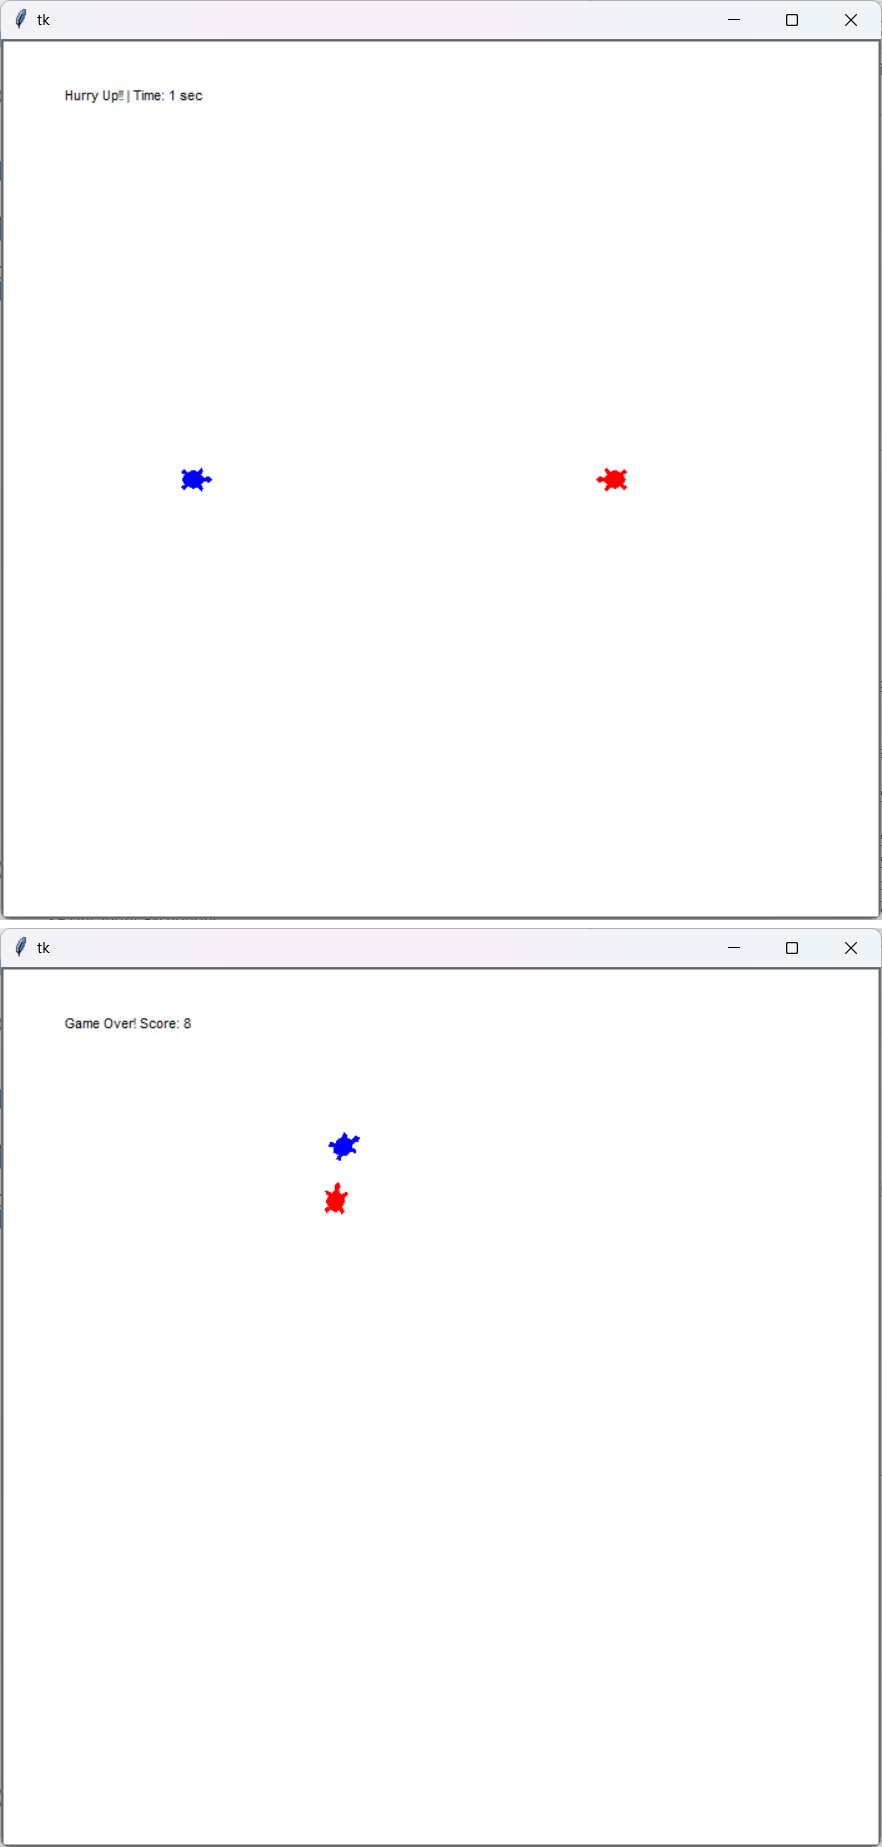

This chart was generated by the following Python code:
# This example is not working in Spyder directly (F5 or Run)
# Please type '!python turtle_runaway.py' on IPython console in your Spyder.
import tkinter as tk
import turtle, random
import time

class RunawayGame:
    def __init__(self, canvas, runner, chaser, catch_radius=50):
        self.canvas = canvas
        self.runner = runner
        self.chaser = chaser
        self.catch_radius2 = catch_radius**2
        self.start_time = None
        self.score = None

        # Initialize 'runner' and 'chaser'
        self.runner.shape('turtle')
        self.runner.color('blue')
        self.runner.penup()

        self.chaser.shape('turtle')
        self.chaser.color('red')
        self.chaser.penup()

        # Instantiate an another turtle for drawing
        self.drawer = turtle.RawTurtle(canvas)
        self.drawer.hideturtle()
        self.drawer.penup()

    def is_catched(self):
        p = self.runner.pos()
        q = self.chaser.pos()
        dx, dy = p[0] - q[0], p[1] - q[1]
        return dx**2 + dy**2 < self.catch_radius2

    def start(self, init_dist=400, ai_timer_msec=100):
        self.runner.setpos((-init_dist / 2, 0))
        self.runner.setheading(0)
        self.chaser.setpos((+init_dist / 2, 0))
        self.chaser.setheading(180)

        # TODO) You can do something here and follows.
        self.show_you()
        
        self.start_time = time.time()
        self.ai_timer_msec = ai_timer_msec
        self.canvas.ontimer(self.remove_you, 3000)
        self.canvas.ontimer(self.step, self.ai_timer_msec)

    def show_you(self):
        # runner 위에 'YOU'를 표시
        self.drawer.penup()
        self.drawer.setpos(self.runner.pos())
        self.drawer.write("YOU", align="center", font=("Arial", 20, "bold"))

    def remove_you(self):
        # 'YOU' 지우기
        self.drawer.undo()

    def step(self):
        self.runner.run_ai(self.chaser.pos(), self.chaser.heading())
        self.chaser.run_ai(self.runner.pos(), self.runner.heading())

        # TODO) You can do something here and follows.
        is_catched = self.is_catched()
        elapsed_time = int(time.time() - self.start_time)

        if is_catched:
            self.drawer.undo()
            self.drawer.penup()
            self.drawer.setpos(-300, 300)
            self.score = elapsed_time
            self.drawer.write(f'Game Over! Score: {self.score}')
        else:
            self.drawer.undo()
            self.drawer.penup()
            self.drawer.setpos(-300, 300)
            self.drawer.write(f'Hurry Up!! | Time: {elapsed_time} sec')

            # Note) The following line should be the last of this function to keep the game playing
            self.canvas.ontimer(self.step, self.ai_timer_msec)

class ManualMover(turtle.RawTurtle):
    def __init__(self, canvas, step_move=10, step_turn=10):
        super().__init__(canvas)
        self.step_move = step_move
        self.step_turn = step_turn

        # Register event handlers
        canvas.onkeypress(lambda: self.forward(self.step_move), 'Up')
        canvas.onkeypress(lambda: self.backward(self.step_move), 'Down')
        canvas.onkeypress(lambda: self.left(self.step_turn), 'Left')
        canvas.onkeypress(lambda: self.right(self.step_turn), 'Right')
        canvas.listen()

    def run_ai(self, opp_pos, opp_heading):
        pass

class RandomMover(turtle.RawTurtle):
    def __init__(self, canvas, step_move=10, step_turn=10):
        super().__init__(canvas)
        self.step_move = step_move
        self.step_turn = step_turn

    def run_ai(self, opp_pos, opp_heading):
        x, y = self.pos()
        target_x, target_y = opp_pos
        angle_to_target = self.towards(target_x, target_y)
        self.setheading(angle_to_target)
        self.forward(self.step_move)
        
        # mode = random.randint(0, 5)
        # if mode >= 0 and mode <= 2:
        #     self.forward(self.step_move)
        # elif mode == 3:
        #     self.left(self.step_turn)
        # elif mode == 4:
        #     self.right(self.step_turn)

if __name__ == '__main__':
    # Use 'TurtleScreen' instead of 'Screen' to prevent an exception from the singleton 'Screen'
    root = tk.Tk()
    canvas = tk.Canvas(root, width=700, height=700)
    canvas.pack()
    screen = turtle.TurtleScreen(canvas)

    # TODO) Change the follows to your turtle if necessary
    chaser = RandomMover(screen)
    runner = ManualMover(screen)

    game = RunawayGame(screen, runner, chaser)
    game.start()
    screen.mainloop()
